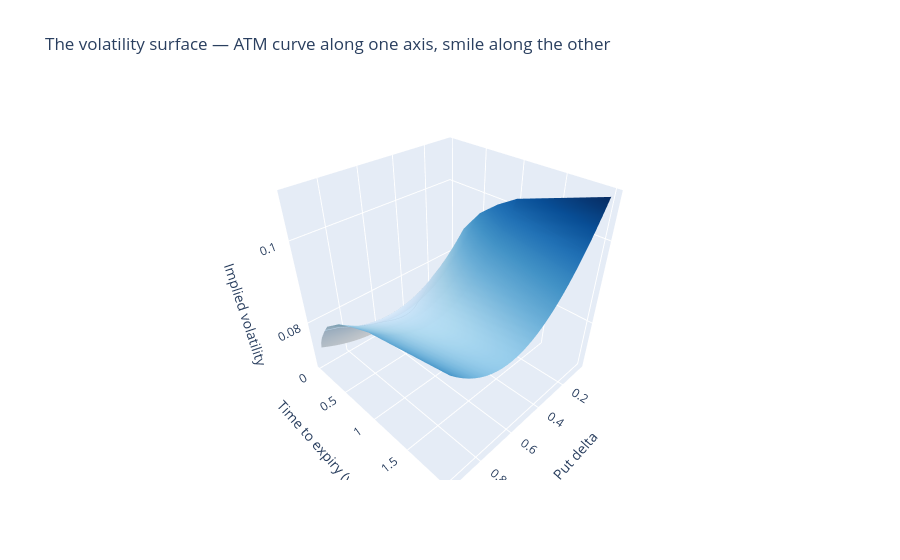

Write notebook code for a chart like this one.
### Markdown cell above
> **This direction *does* iterate.** Going from delta to strike is two steps. Going from **strike** to volatility is circular — the smile is quoted in delta, so you need the delta, which needs a volatility. It is solved by fixed-point iteration from the ATM and converges in a handful of steps because the smile is shallow in delta. `tests/test_surface.py` asserts the fixed point is self-consistent, not merely that it terminates.

### The surface, in three dimensions

### Code cell
mesh = surface.surface_mesh(points=30)
pivot = mesh.pivot_table(index="years", columns="put_delta", values="volatility")

fig = go.Figure(go.Surface(
    x=pivot.columns.to_numpy(), y=pivot.index.to_numpy(), z=pivot.to_numpy(),
    colorscale="Blues", showscale=False,
    contours={"z": {"show": True, "usecolormap": True}},
))
fig.update_layout(
    scene=dict(xaxis_title="Put delta", yaxis_title="Time to expiry (years)",
               zaxis_title="Implied volatility"),
    height=560,
    title="The volatility surface — ATM curve along one axis, smile along the other",
)
fig.show()

### Figure 1 — Plotly figure (JSON) as saved in the notebook; plotly's stock layout.template omitted (floating-point values rounded to 4 significant figures; data arrays with more than 128 entries replaced by an {"elided": "..."} marker saying what was removed)
{"data": [{"colorscale": [[0.0, "rgb(247,251,255)"], [0.125, "rgb(222,235,247)"], [0.25, "rgb(198,219,239)"], [0.375, "rgb(158,202,225)"], [0.5, "rgb(107,174,214)"], [0.625, "rgb(66,146,198)"], [0.75, "rgb(33,113,181)"], [0.875, "rgb(8,81,156)"], [1.0, "rgb(8,48,107)"]], "contours": {"z": {"show": true, "usecolormap": true}}, "showscale": false, "type": "surface", "x": [0.05, 0.08103, 0.1121, 0.1431, 0.1741, 0.2052, 0.2362, 0.2672, 0.2983, 0.3293, 0.3603, 0.3914, 0.4224, 0.4534, 0.4845, 0.5155, 0.5466, 0.5776, 0.6086, 0.6397, 0.6707, 0.7017, 0.7328, 0.7638, 0.7948, 0.8259, 0.8569, 0.8879, 0.919, 0.95], "y": [0.01918, 0.03836, 0.07945, 0.1671, 0.2521, 0.5014, 0.7479, 1.0, 1.997], "z": {"elided": "9x30 float values"}}], "layout": {"height": 560, "scene": {"xaxis": {"title": {"text": "Put delta"}}, "yaxis": {"title": {"text": "Time to expiry (years)"}}, "zaxis": {"title": {"text": "Implied volatility"}}}, "title": {"text": "The volatility surface — ATM curve along one axis, smile along the other"}}}
